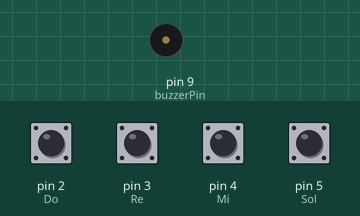
Simulated run of this sketch. Board: Arduino Uno, built with avr-gcc and run on an emulated ATmega328P. On the bench: buzzer (waves = sounding). The inputs (shaded band) are chosen by the test bench; at power-on: pin 2 (Do), pin 3 (Re), pin 4 (Mi), pin 5 (Sol) HIGH.

Above: at 1.2 s.
1.3 s: pin 2 (Do) pulled LOW for 0.15 s
At 1.37 s:
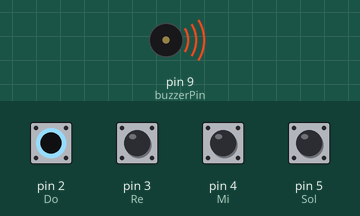
Timing chart, 0 to 4.3 s (numbered marks = the images above; inputs shaded):
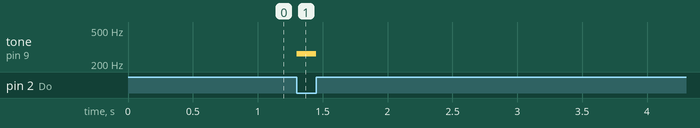

The sketch:

piano.ino
```cpp
int buzzerPin = 9;

int Do  = 2;
int Re  = 3;
int Mi  = 4;
int Sol = 5;

void setup() {
  pinMode(buzzerPin, OUTPUT);

  pinMode(Do, INPUT_PULLUP);
  pinMode(Re, INPUT_PULLUP);
  pinMode(Mi, INPUT_PULLUP);
  pinMode(Sol, INPUT_PULLUP);
}

void loop() {
  if (digitalRead(Do) == LOW) {
    tone(buzzerPin, 262);
  }
  else if (digitalRead(Re) == LOW) {
    tone(buzzerPin, 294);
  }
  else if (digitalRead(Mi) == LOW) {
    tone(buzzerPin, 330);
  }
  else if (digitalRead(Sol) == LOW) {
    tone(buzzerPin, 392);
  }
  else {
    noTone(buzzerPin);
  }
}
```

Measured:
- after the input at 1.3 s, tone on pin 9 (buzzerPin): silent → 262 Hz at once, → silent 0.15 s later
